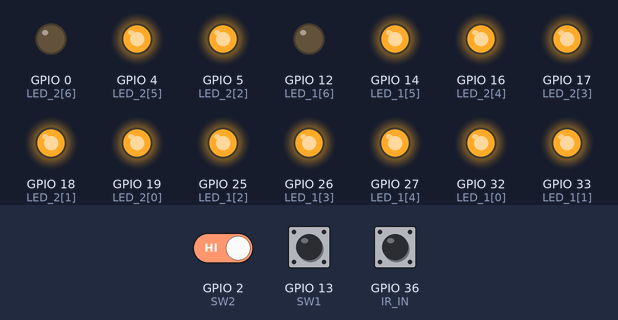
A sketch run on a simulated ESP32. Parts: output pins drawn as LEDs (lit = HIGH). The test bench sets the inputs (shaded band); at power-on: GPIO 2 (SW2) HIGH, GPIO 36 (IR_IN) LOW, GPIO 13 (SW1) HIGH.

Above: at 1.2 s.
1.3 s: GPIO 2 (SW2) driven LOW and GPIO 36 (IR_IN) driven HIGH
At 1.8 s:
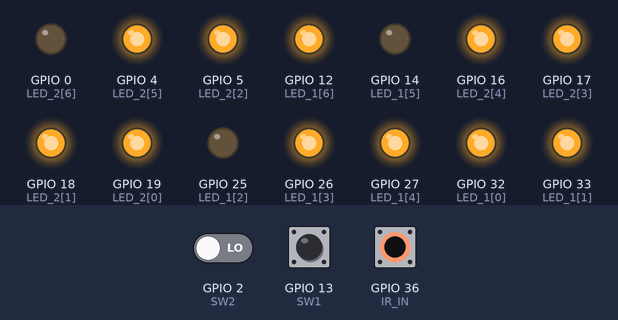
2.8 s: GPIO 36 (IR_IN) pulsed LOW 5 times (0.12 s each, 0.3 s apart)
At 3.1 s:
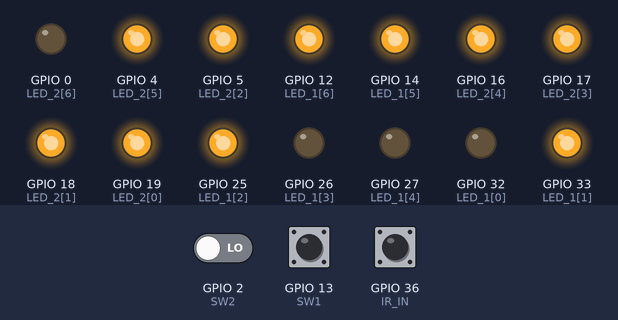
At 4.7 s:
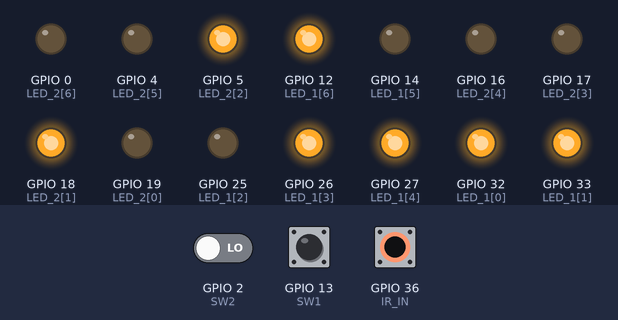
Timing chart, 0 to 6.2 s (numbered marks = the images above; inputs shaded):
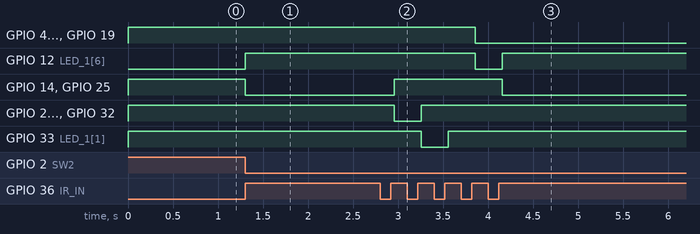

Measured:
- after the input at 1.3 s, GPIO 12 (LED_1[6]): LOW → HIGH at once; GPIO 14 (LED_1[5]), GPIO 25 (LED_1[2]): HIGH → LOW at once
- after the input at 2.8 s, GPIO 4 (LED_2[5]): HIGH → LOW after 1.1 s; GPIO 12 (LED_1[6]): HIGH → LOW after 1.1 s, → HIGH 0.30 s later

The sketch:

midtermBatch2.ino
```cpp
//GPIO Pins
const byte IR_IN = 36; //IR for detection
const byte SW1 = 13; //Switch 1
const byte SW2 = 2; //Switch 2
const uint8_t LED_1[] = {32, 33, 25, 26, 27, 14, 12};
const uint8_t NUM0 = sizeof(LED_1) / sizeof(LED_1[0]);

const uint8_t LED_2[] = {19, 18, 5, 17, 16, 4, 0};
const uint8_t NUM1 = sizeof(LED_2) / sizeof(LED_2[0]);

//Variables
int currentState = 0;
int sw1 = 0;
int sw2 = 0;
int previousState = 0;
uint8_t count = 0;

#include "Decoder.h"

void setup() {
  // put your setup code here, to run once:
  pinMode(IR_IN, INPUT);
  pinMode(SW1, INPUT);
  pinMode(SW2, INPUT);

  for (int i = 0; i < NUM0; i++) {
    pinMode(LED_1[i], OUTPUT);
  }

  for (int i = 0; i < NUM1; i++) {
    pinMode(LED_2[i], OUTPUT);
  }

  //Initialize count 0
  decoder(count);
}

void loop() {
  // put your main code here, to run repeatedly:
  currentState = digitalRead(IR_IN);
  sw1 = digitalRead(SW1);
  sw2 = digitalRead(SW2);

  if(currentState == 1 && previousState == 0){
    if(sw1 == 0 && sw2 == 0){
      count = (count + 1) % 100;
    } else if(sw1 == 0 && sw2 == 1 && count > 0){ //extra condition ensures there's no negative numbers
      count = (count - 1) % 100;
    } else if(sw1 == 1 && sw2 == 0){
      count = (count + 2) % 100;
    } else if(sw1 == 1 && sw2 == 1 && count > 1){ //again, to ensure there's no negative numbers
      count = (count - 2) % 100;
    }
  }

  decoder(count);

  previousState = currentState;

  delay(50);
}
```

Decoder.h
```cpp
const uint8_t DIGITS[10][7] = {
    {1, 1, 1, 1, 1, 1, 0}, // 0
    {0, 1, 1, 0, 0, 0, 0}, // 1
    {1, 1, 0, 1, 1, 0, 1}, // 2
    {1, 1, 1, 1, 0, 0, 1}, // 3
    {0, 1, 1, 0, 0, 1, 1}, // 4
    {1, 0, 1, 1, 0, 1, 1}, // 5
    {1, 0, 1, 1, 1, 1, 1}, // 6
    {1, 1, 1, 0, 0, 0, 0}, // 7
    {1, 1, 1, 1, 1, 1, 1}, // 8
    {1, 1, 1, 1, 0, 1, 1}  // 9
};

void displayDigit(int digit, const uint8_t pins[]) {
    for (int i = 0; i < 7; i++) {
        digitalWrite(pins[i], DIGITS[digit][i]);
    }
}

void decoder(int counter){
  int tens = counter / 10;
  int ones = counter % 10;

  displayDigit(tens, LED_2);
  displayDigit(ones, LED_1);
}
```
